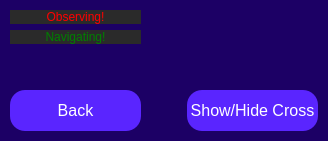
       <widget class="QFrame" name="gridFrame_3">
        <property name="minimumSize">
         <size>
          <width>341</width>
          <height>0</height>
         </size>
        </property>
        <property name="maximumSize">
         <size>
          <width>341</width>
          <height>16777215</height>
         </size>
        </property>
        <property name="styleSheet">
         <string notr="true">QFrame {
	background-color: rgb(28, 0, 101);
}</string>
        </property>
        <layout class="QGridLayout" name="backButtonGrid_4" rowstretch="0,0,0,0">
         <property name="sizeConstraint">
          <enum>QLayout::SetMinAndMaxSize</enum>
         </property>
         <property name="leftMargin">
          <number>10</number>
         </property>
         <property name="topMargin">
          <number>10</number>
         </property>
         <property name="rightMargin">
          <number>10</number>
         </property>
         <property name="bottomMargin">
          <number>10</number>
         </property>
         <item row="0" column="0">
          <widget class="QLabel" name="observing_label">
           <property name="styleSheet">
            <string notr="true">QLabel { background-color : rgb(42, 42, 42); color : red; }</string>
           </property>
           <property name="text">
            <string>Observing!</string>
           </property>
           <property name="alignment">
            <set>Qt::AlignCenter</set>
           </property>
          </widget>
         </item>
         <item row="1" column="0">
          <widget class="QLabel" name="navigating_label">
           <property name="styleSheet">
            <string notr="true">QLabel { background-color : rgb(42, 42, 42); color : green; }</string>
           </property>
           <property name="text">
            <string>Navigating!</string>
           </property>
           <property name="alignment">
            <set>Qt::AlignCenter</set>
           </property>
          </widget>
         </item>
         <item row="3" column="1">
          <spacer name="horizontalSpacer_4">
           <property name="orientation">
            <enum>Qt::Horizontal</enum>
           </property>
           <property name="sizeHint" stdset="0">
            <size>
             <width>40</width>
             <height>20</height>
            </size>
           </property>
          </spacer>
         </item>
         <item row="3" column="0">
          <widget class="QPushButton" name="back_button">
           <property name="minimumSize">
            <size>
             <width>131</width>
             <height>41</height>
            </size>
           </property>
           <property name="maximumSize">
            <size>
             <width>131</width>
             <height>41</height>
            </size>
           </property>
           <property name="styleSheet">
            <string notr="true">QPushButton {
	color: white;
	font-size: 16px;
	background: rgb(90, 37, 255);
	border-radius: 15px;
}</string>
           </property>
           <property name="text">
            <string>Back</string>
           </property>
          </widget>
         </item>
         <item row="2" column="0">
          <spacer name="verticalSpacer_6">
           <property name="orientation">
            <enum>Qt::Vertical</enum>
           </property>
           <property name="sizeHint" stdset="0">
            <size>
             <width>20</width>
             <height>40</height>
            </size>
           </property>
          </spacer>
         </item>
         <item row="3" column="2">
          <widget class="QPushButton" name="toggle_crosshair_visibility_button">
           <property name="minimumSize">
            <size>
             <width>131</width>
             <height>41</height>
            </size>
           </property>
           <property name="maximumSize">
            <size>
             <width>131</width>
             <height>41</height>
            </size>
           </property>
           <property name="styleSheet">
            <string notr="true">QPushButton {
	color: white;
	font-size: 16px;
	background: rgb(90, 37, 255);
	border-radius: 15px;
}</string>
           </property>
           <property name="text">
            <string>Show/Hide Cross</string>
           </property>
          </widget>
         </item>
        </layout>
       </widget>
